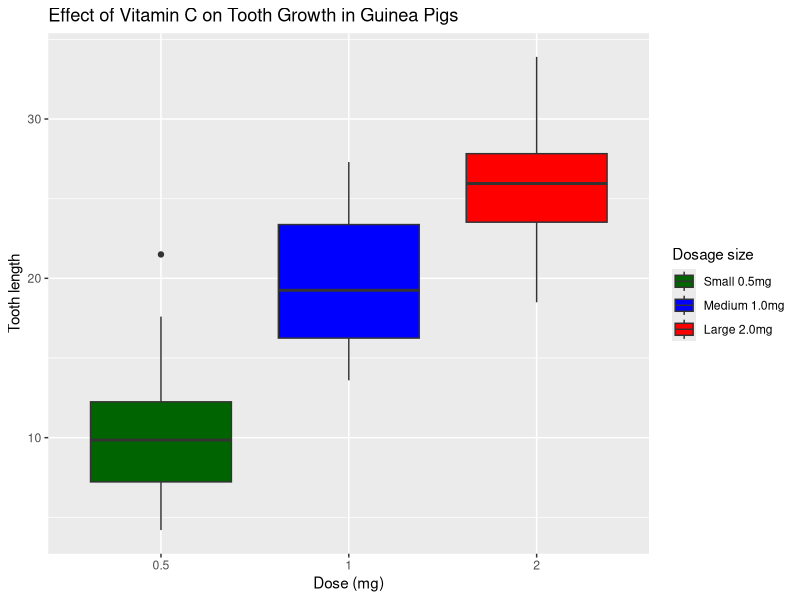
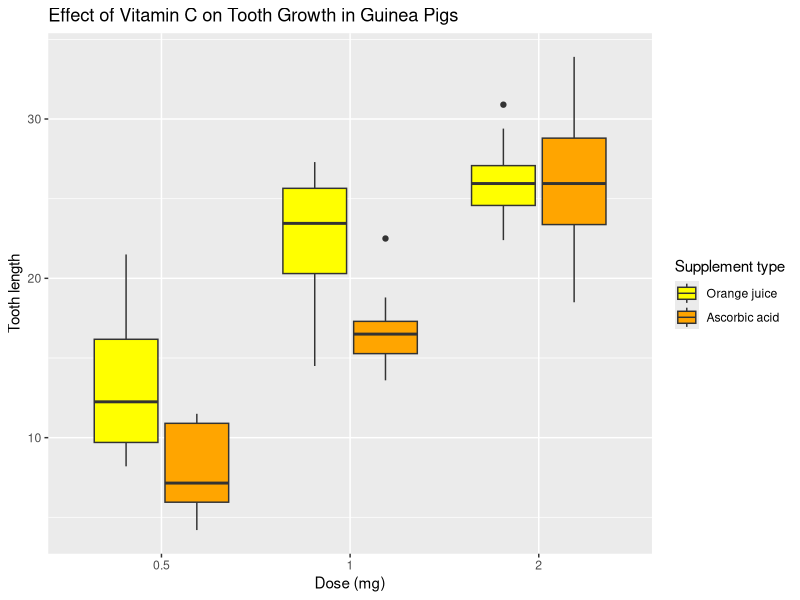
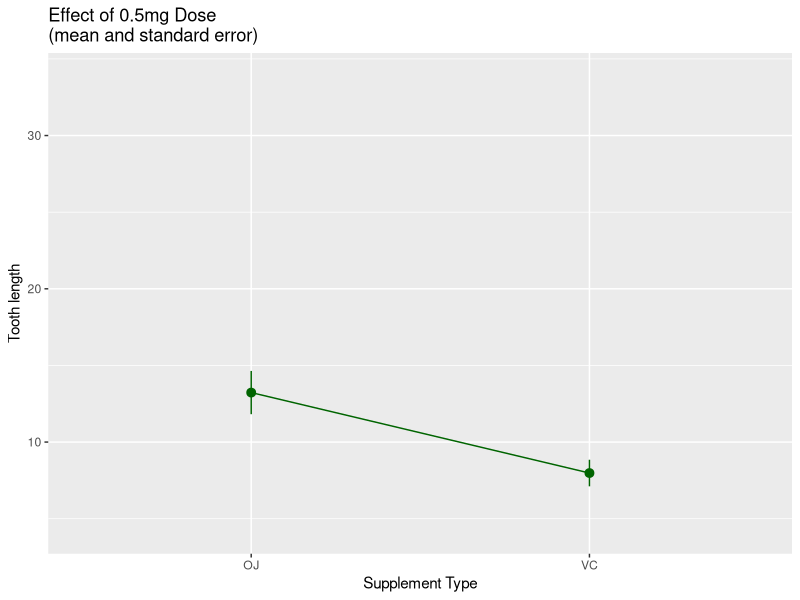
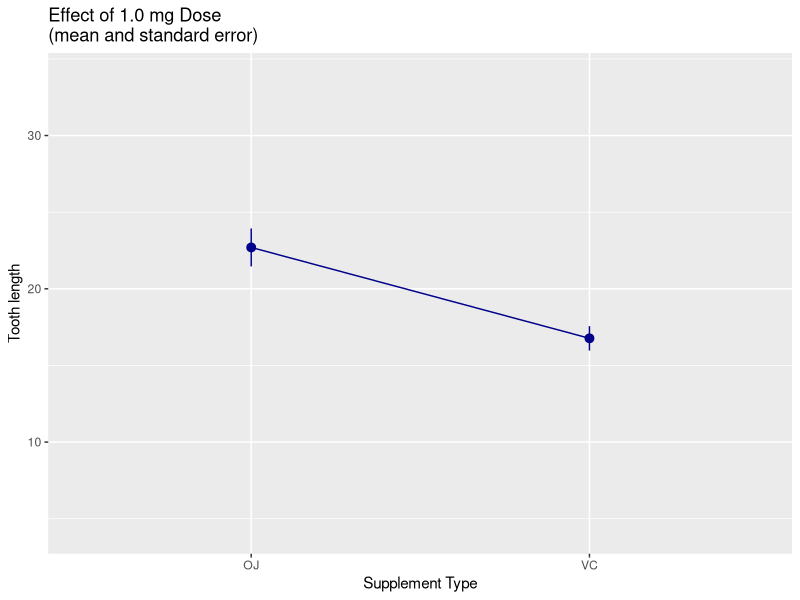
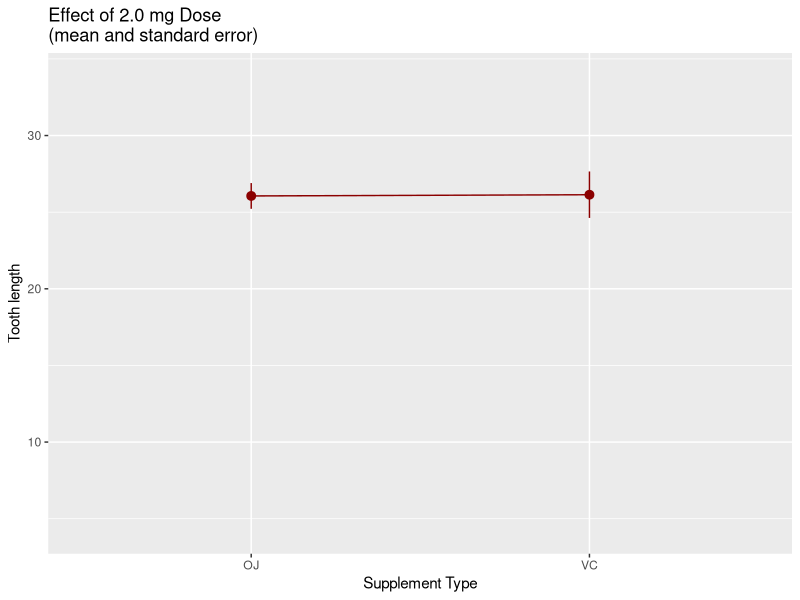

The R source for these figures, in order:
## ---- chunk 1
knitr::opts_chunk$set(fig.width=3, fig.height=2, fig.path='Figs/',warning=FALSE, message=FALSE)
## ---- chunk 2
library(ggplot2)
library(dplyr)
library(reshape2)
library(scales)
## ---- chunk 3
g <- ggplot(data.frame(ToothGrowth),aes(x=as.factor(dose), y=len, fill=as.factor(dose))) + 
     geom_boxplot(stat="boxplot") +
     scale_fill_manual(values=c("dark green" ,"blue", "red" ),
                       name="Dosage size",                                                   breaks=c(0.5,1.0,2.0),
                       labels=c("Small 0.5mg","Medium 1.0mg","Large 2.0mg")) +
     xlab("Dose (mg)") + ylab("Tooth length") +
     ggtitle("Effect of Vitamin C on Tooth Growth in Guinea Pigs") 
print(g)
## ---- chunk 4
g <- ggplot(data.frame(ToothGrowth),aes(x=as.factor(dose), y=len, fill=supp)) + 
     geom_boxplot(stat="boxplot") +
     scale_fill_manual(values=c("yellow" ,"orange" ),
                         name="Supplement type",                                               breaks=c("OJ", "VC"),
                         labels=c("Orange juice", "Ascorbic acid")) +
     xlab("Dose (mg)") + ylab("Tooth length") +
     ggtitle("Effect of Vitamin C on Tooth Growth in Guinea Pigs")
print(g)
## ---- chunk 5
d0.5 = ToothGrowth %>% filter(dose==0.5) 
d0.5VC <- ToothGrowth %>% filter(dose==0.5&supp=="VC") %>% select(len)
d0.5OJ <- ToothGrowth %>% filter(dose==0.5&supp=="OJ") %>% select(len)
## ---- chunk 6
g <- ggplot(d0.5, aes(y = len, x = supp, group = dose)) + 
  stat_summary(fun.y = mean,
               fun.ymin = function(x) mean(x) - sd(x)/sqrt(10), 
               fun.ymax = function(x) mean(x) + sd(x)/sqrt(10), 
               geom = "pointrange", colour = "dark green") +
  stat_summary(fun.y = mean, geom = "line", colour = "dark green" ) +
  xlab("Supplement Type") + ylab("Tooth length") +
  scale_y_continuous(limits=(c(min(ToothGrowth$len),max(ToothGrowth$len)))) +
  ggtitle("Effect of 0.5mg Dose\n(mean and standard error)")
print(g)
## ---- chunk 7
d1.0 = ToothGrowth %>% filter(dose==1.0) 
d1.0VC <- ToothGrowth %>% filter(dose==1.0&supp=="VC") %>% select(len)
d1.0OJ <- ToothGrowth %>% filter(dose==1.0&supp=="OJ") %>% select(len)
## ---- chunk 8
g <- ggplot(d1.0, aes(y = len, x = supp, group = dose)) + 
  stat_summary(fun.y = mean,
               fun.ymin = function(x) mean(x) - sd(x)/sqrt(10), 
               fun.ymax = function(x) mean(x) + sd(x)/sqrt(10), 
               geom = "pointrange", colour = "dark blue") +
  stat_summary(fun.y = mean, geom = "line", colour = "dark blue") +
  xlab("Supplement Type") + ylab("Tooth length") +
  scale_y_continuous(limits=(c(min(ToothGrowth$len),max(ToothGrowth$len)))) +
  ggtitle("Effect of 1.0 mg Dose\n(mean and standard error)")
print(g)
## ---- chunk 9
d2.0 = ToothGrowth %>% filter(dose==2.0) 
d2.0VC <- ToothGrowth %>% filter(dose==2.0&supp=="VC") %>% select(len)
d2.0OJ <- ToothGrowth %>% filter(dose==2.0&supp=="OJ") %>% select(len)
## ---- chunk 10
g <- ggplot(d2.0, aes(y = len, x = supp, group = dose)) + 
  stat_summary(fun.y = mean,
               fun.ymin = function(x) mean(x) - sd(x)/sqrt(10), 
               fun.ymax = function(x) mean(x) + sd(x)/sqrt(10),  
               geom = "pointrange", colour = "dark red") +
  stat_summary(fun.y = mean, geom = "line", colour = "dark red") +
  xlab("Supplement Type") + ylab("Tooth length") +
  scale_y_continuous(limits=(c(min(ToothGrowth$len),max(ToothGrowth$len)))) +
  ggtitle("Effect of 2.0 mg Dose\n(mean and standard error)")
print(g)
